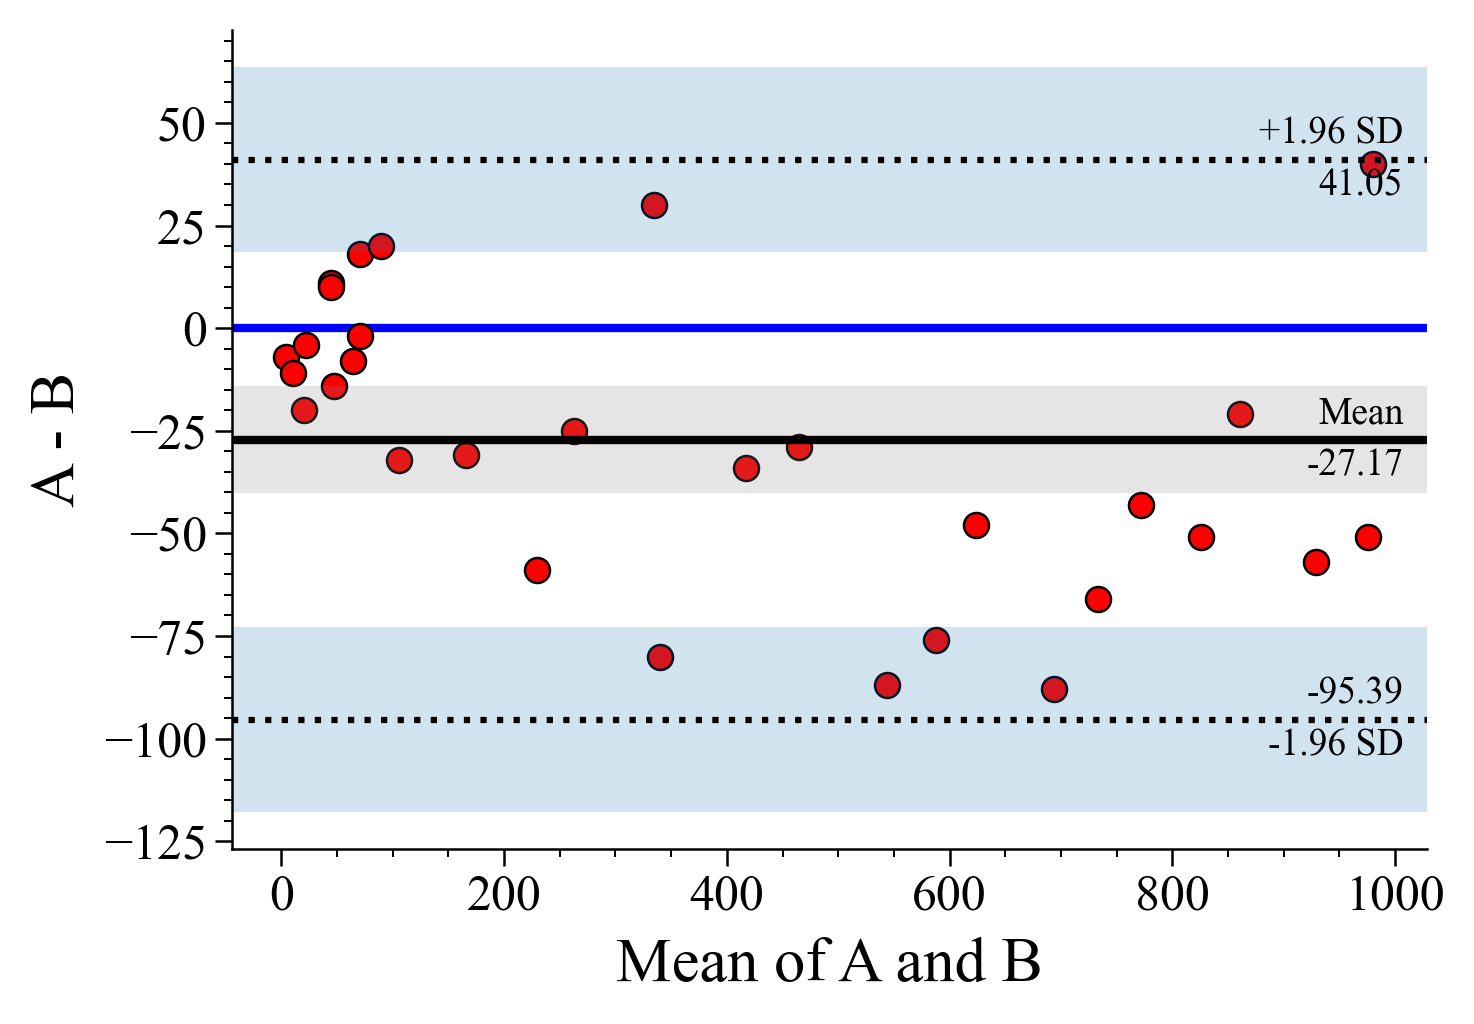

Generate this figure with Python:

"""
编写时间：2022年5月06日 09：20

作者: 宁海涛，代码运行出错或者因包版本更新出错，请关注微信公众号【DataCharm】进行实时获取更新。

代码中Proplot包绘制的部分可能与Matplotlib绘制不同，需注意两者绘图语法的不同~~

"""
#注意：本案例中引入的SciencePlots库主题方式会随着SciencePlots版本的更新发生改变，读者还需参考其官网引入的正确方式。
#      建议按照官网引入方式进行操作和使用最新版本的ScienePlots。如引入方式发生改变，请关注微信公众号【DataCharm】进行实时获取代码更新。

import numpy as np
import pandas as pd
import seaborn as sns
import proplot as pplt
import pingouin as pg
import matplotlib.pyplot as plt

from proplot import rc
rc["font.family"] = "Times New Roman"
rc["axes.labelsize"] = 15
rc["tick.labelsize"] = 12
rc["suptitle.size"] = 15
rc["title.size"] = 14

bal_df = pg.read_dataset("blandaltman")

fig,ax = plt.subplots(figsize=(5,3.5),dpi=100,facecolor="w")
ax = pg.plot_blandaltman(bal_df['A'], bal_df['B'],scatter_kws={"color":"red","ec":"k"},ax=ax)
ax.axhline(lw=2,color="b",zorder=0)
ax.grid(False)
plt.tight_layout()

fig.savefig('\第7章 其他类型图的绘制\图7-1-1 Bland-Altman图绘制示例.pdf',bbox_inches='tight')
fig.savefig('\第7章 其他类型图的绘制\图7-1-1 Bland-Altman图绘制示例.png', 
            bbox_inches='tight',dpi=300)
plt.show()